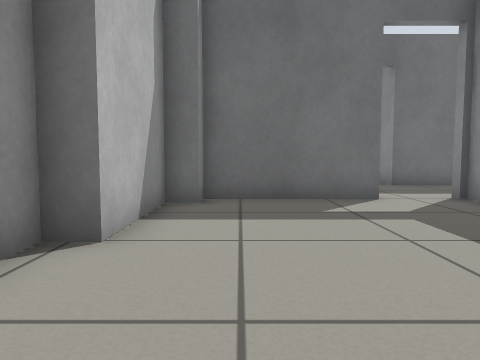
[1] (above)

16 first-person views from a walk through a Gazebo world. The camera is 0.5 m above the floor, tilts 4° down and sees 70° across. The floor is counted in squares, 0.5 m on a side. Each view is taken from the middle of a square. On the plan, view 1 faces up. The plan holds only what a view shows up to about 13 squares ahead; the rest is blank. The place goes on beyond the plan. Robots are left out.

[2]
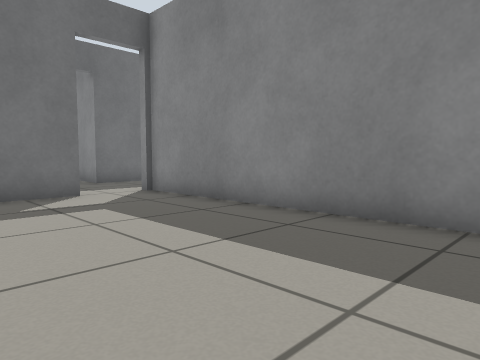

[3]
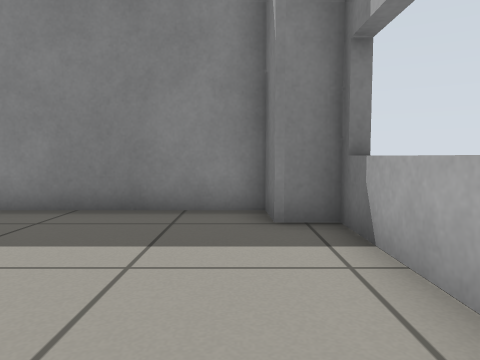

[4]
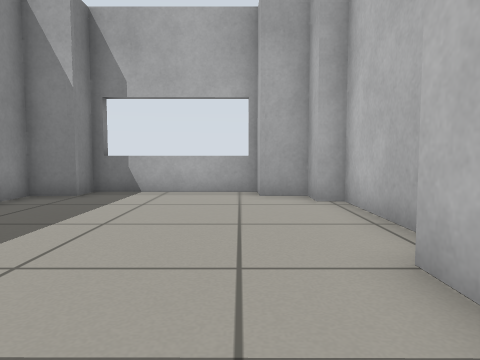

[5]
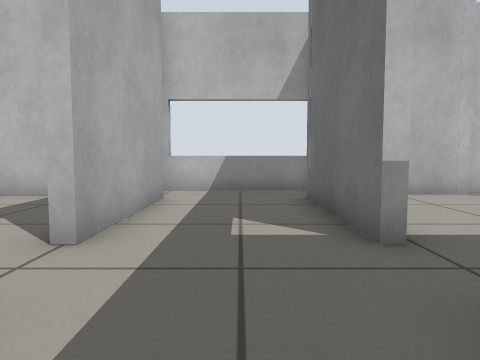

[6]
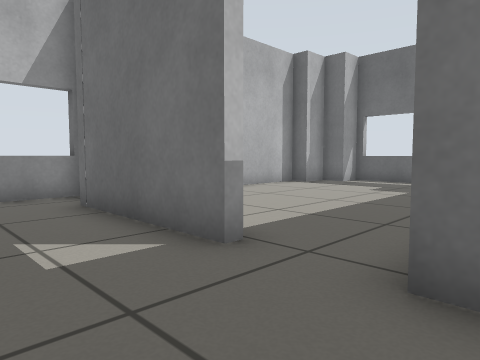

[7]
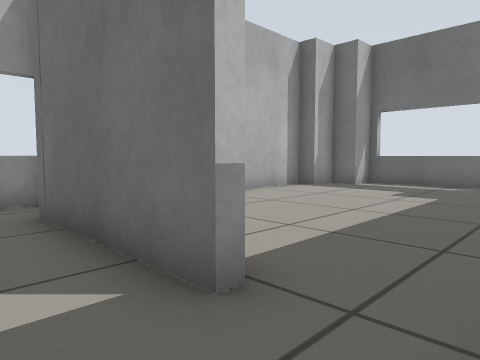

[8]
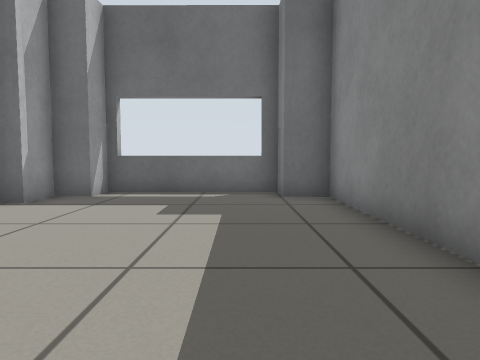

[9]
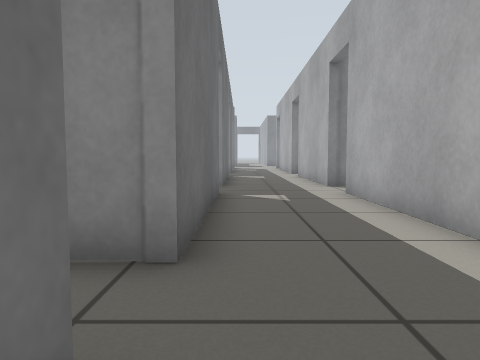

[10]
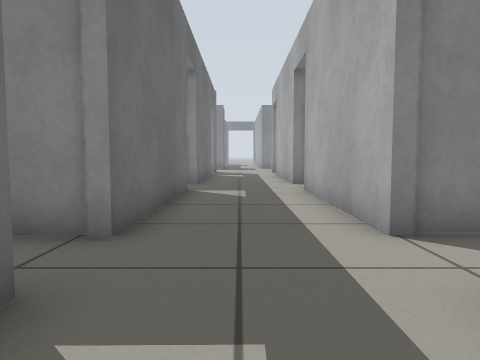

[11]
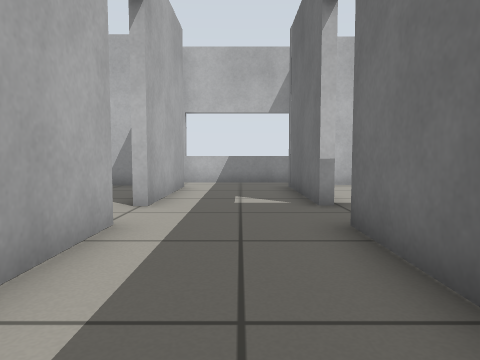

[12]
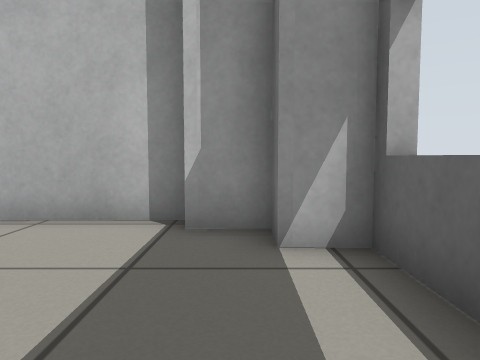

[13]
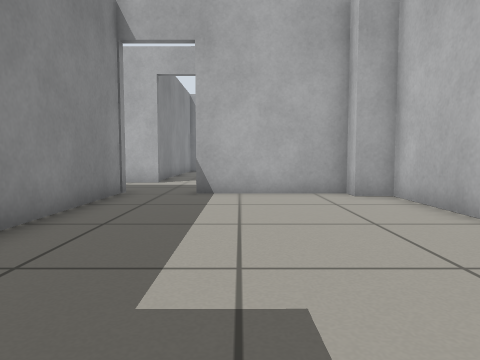

[14]
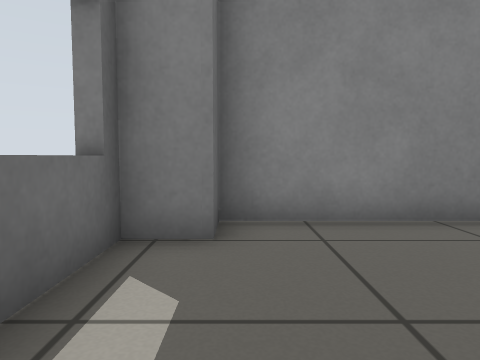

[15]
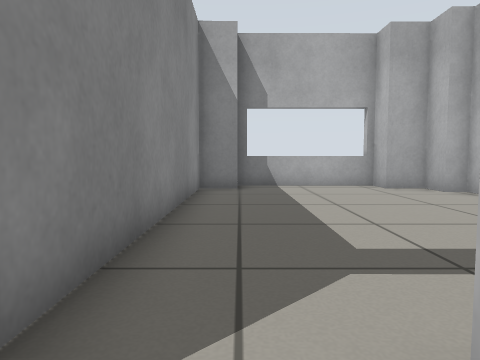

[16]
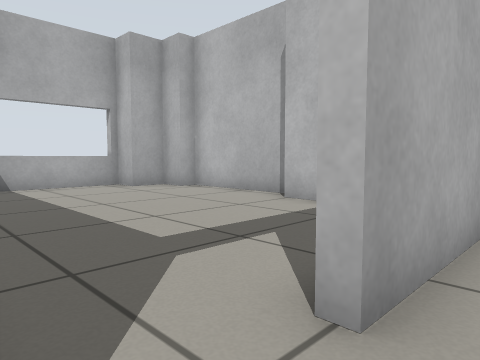

### Floor plan
Points are (right, up) in squares from view 1. A wall is a line through its corners. A room is listed if a view was taken in it or the views show most of it. See-through windows are left out.
Room 1 (views 1, 2, 3, 4)
walls: (-2.3, 3.9) (-2.3, -0.5); (3.3, 7.9) (-0.8, 7.9) (-0.9, 7.3) (-1.6, 7.3) (-1.6, 3.9); (-1.8, -0.5) (-1.8, -1.5) (-0.3, -1.5) (-0.3, -2.8); (-0.5, -2.5) (4.1, -2.5) (4.1, -1.5) (5.2, -1.5) (5.2, 7.9)
ways out: open door at (4.5, 8) to room 2
Room 2 (views 5, 6, 7, 9, 10, 11, 15, 16)
walls: (11.4, 11.6) (5.2, 11.6); (4.9, 8.2) (11.3, 8.1); (13.3, 8.1) (19.2, 8.1); (3.3, 11.6) (-1.2, 11.6); (19.2, 11.6) (13.1, 11.6); (-1.2, 8.2) (3.3, 8.2); (-2.9, 12.2) (-2.9, 7.7)
ways out: open door at (4.5, 8) to room 1; open door at (4.5, 12) to room 3; open door at (12.5, 8); open door at (12.5, 12); open door at (20, 8); open door at (20, 12)
Room 3 (views 8, 12, 13, 14)
walls: (-1.8, 16) (-1.8, 12.5) (-0.9, 12.5); (-2.3, 20.3) (-2.2, 16.2); (-0.9, 11.9) (3.2, 11.9); (5.2, 11.6) (5.2, 21.3) (4.1, 21.3) (4, 22.4) (-0.7, 22.4) (-0.7, 21.3) (-1.6, 21.3) (-1.6, 20.3)
ways out: open door at (4.5, 12) to room 2

Where each view was taken, in squares from view 1:
view 1: 0 up, 0 right, facing up
view 2: 1 down, 0 right, facing up-right
view 3: 1 down, 1 left, facing right
view 4: 7 up, 0 right, facing down
view 5: 10 up, 7 right, facing left
view 6: 9 up, 6 right, facing up-left
view 7: 10 up, 5 right, facing up-left
view 8: 13 up, 3 right, facing up
view 9: 11 up, 2 right, facing right
view 10: 10 up, 9 right, facing right
view 11: 10 up, 10 right, facing left
view 12: 21 up, 3 right, facing left
view 13: 21 up, 2 right, facing down
view 14: 21 up, 0 right, facing right
view 15: 9 up, 4 right, facing down
view 16: 9 up, 5 right, facing down-left
